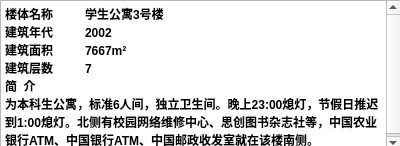
<?xml version="1.0" encoding="UTF-8"?>
<ui version="4.0">
 <class>a23sanhao</class>
 <widget class="QDialog" name="a23sanhao">
  <property name="geometry">
   <rect>
    <x>0</x>
    <y>0</y>
    <width>400</width>
    <height>146</height>
   </rect>
  </property>
  <property name="windowTitle">
   <string>Dialog</string>
  </property>
  <widget class="QTextBrowser" name="textBrowser">
   <property name="geometry">
    <rect>
     <x>0</x>
     <y>0</y>
     <width>401</width>
     <height>151</height>
    </rect>
   </property>
   <property name="html">
    <string>&lt;!DOCTYPE HTML PUBLIC &quot;-//W3C//DTD HTML 4.0//EN&quot; &quot;http://www.w3.org/TR/REC-html40/strict.dtd&quot;&gt;
&lt;html&gt;&lt;head&gt;&lt;meta name=&quot;qrichtext&quot; content=&quot;1&quot; /&gt;&lt;style type=&quot;text/css&quot;&gt;
p, li { white-space: pre-wrap; }
&lt;/style&gt;&lt;/head&gt;&lt;body style=&quot; font-family:'SimSun'; font-size:9pt; font-weight:400; font-style:normal;&quot;&gt;
&lt;p style=&quot; margin-top:0px; margin-bottom:0px; margin-left:0px; margin-right:0px; -qt-block-indent:0; text-indent:0px;&quot;&gt;&lt;span style=&quot; font-weight:600;&quot;&gt;楼体名称	学生公寓3号楼	&lt;/span&gt;&lt;/p&gt;
&lt;p style=&quot; margin-top:0px; margin-bottom:0px; margin-left:0px; margin-right:0px; -qt-block-indent:0; text-indent:0px;&quot;&gt;&lt;span style=&quot; font-weight:600;&quot;&gt;建筑年代	2002&lt;/span&gt;&lt;/p&gt;
&lt;p style=&quot; margin-top:0px; margin-bottom:0px; margin-left:0px; margin-right:0px; -qt-block-indent:0; text-indent:0px;&quot;&gt;&lt;span style=&quot; font-weight:600;&quot;&gt;建筑面积	7667m²	&lt;/span&gt;&lt;/p&gt;
&lt;p style=&quot; margin-top:0px; margin-bottom:0px; margin-left:0px; margin-right:0px; -qt-block-indent:0; text-indent:0px;&quot;&gt;&lt;span style=&quot; font-weight:600;&quot;&gt;建筑层数	7&lt;/span&gt;&lt;/p&gt;
&lt;p style=&quot; margin-top:0px; margin-bottom:0px; margin-left:0px; margin-right:0px; -qt-block-indent:0; text-indent:0px;&quot;&gt;&lt;span style=&quot; font-weight:600;&quot;&gt;简  介	&lt;/span&gt;&lt;/p&gt;
&lt;p style=&quot; margin-top:0px; margin-bottom:0px; margin-left:0px; margin-right:0px; -qt-block-indent:0; text-indent:0px;&quot;&gt;&lt;span style=&quot; font-weight:600;&quot;&gt;为本科生公寓，标准6人间，独立卫生间。晚上23:00熄灯，节假日推迟到1:00熄灯。北侧有校园网络维修中心、思创图书杂志社等，中国农业银行ATM、中国银行ATM、中国邮政收发室就在该楼南侧。&lt;/span&gt;&lt;/p&gt;&lt;/body&gt;&lt;/html&gt;</string>
   </property>
  </widget>
 </widget>
 <resources/>
 <connections/>
</ui>
